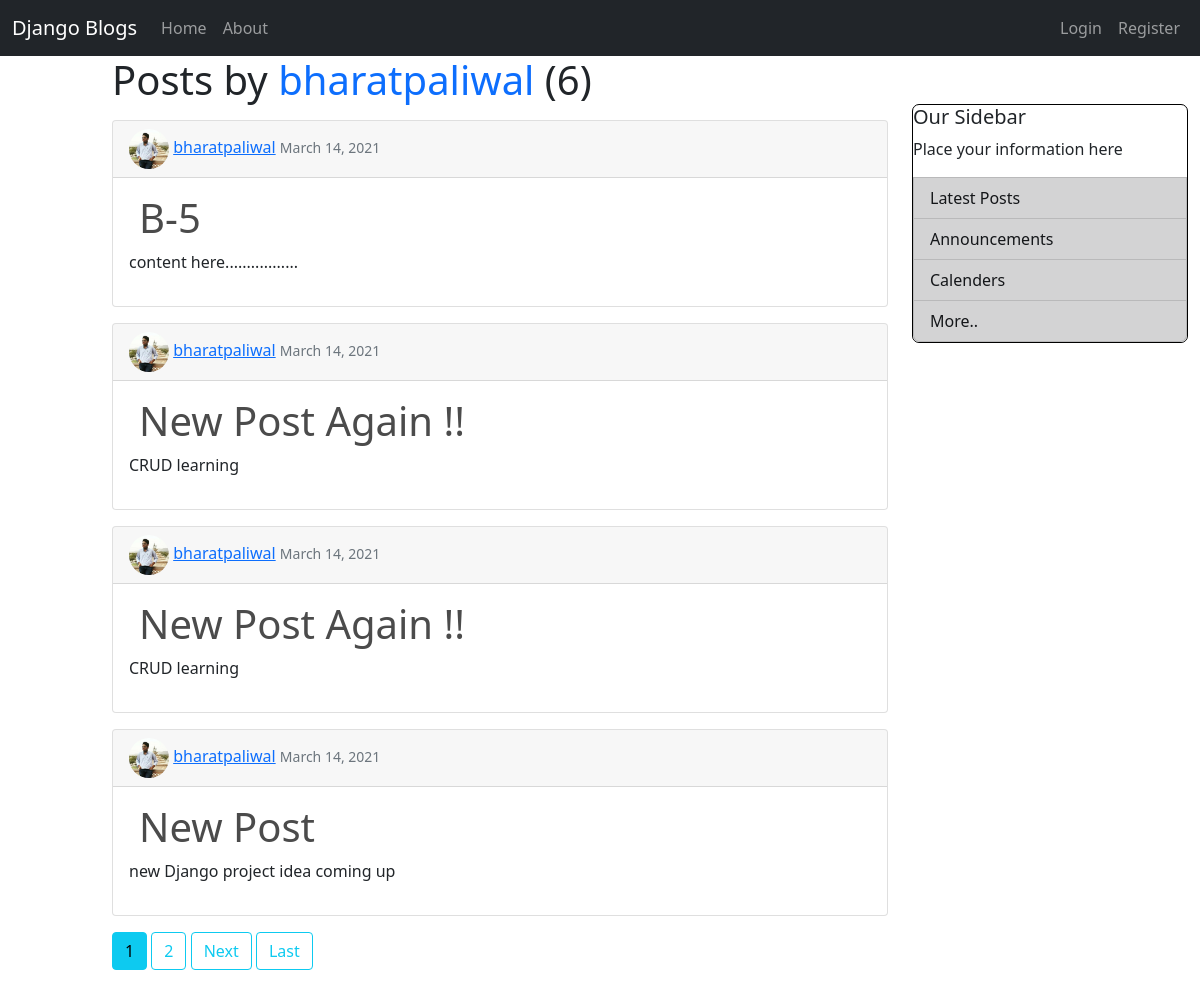
The app's page /user/bharatpaliwal, older data.
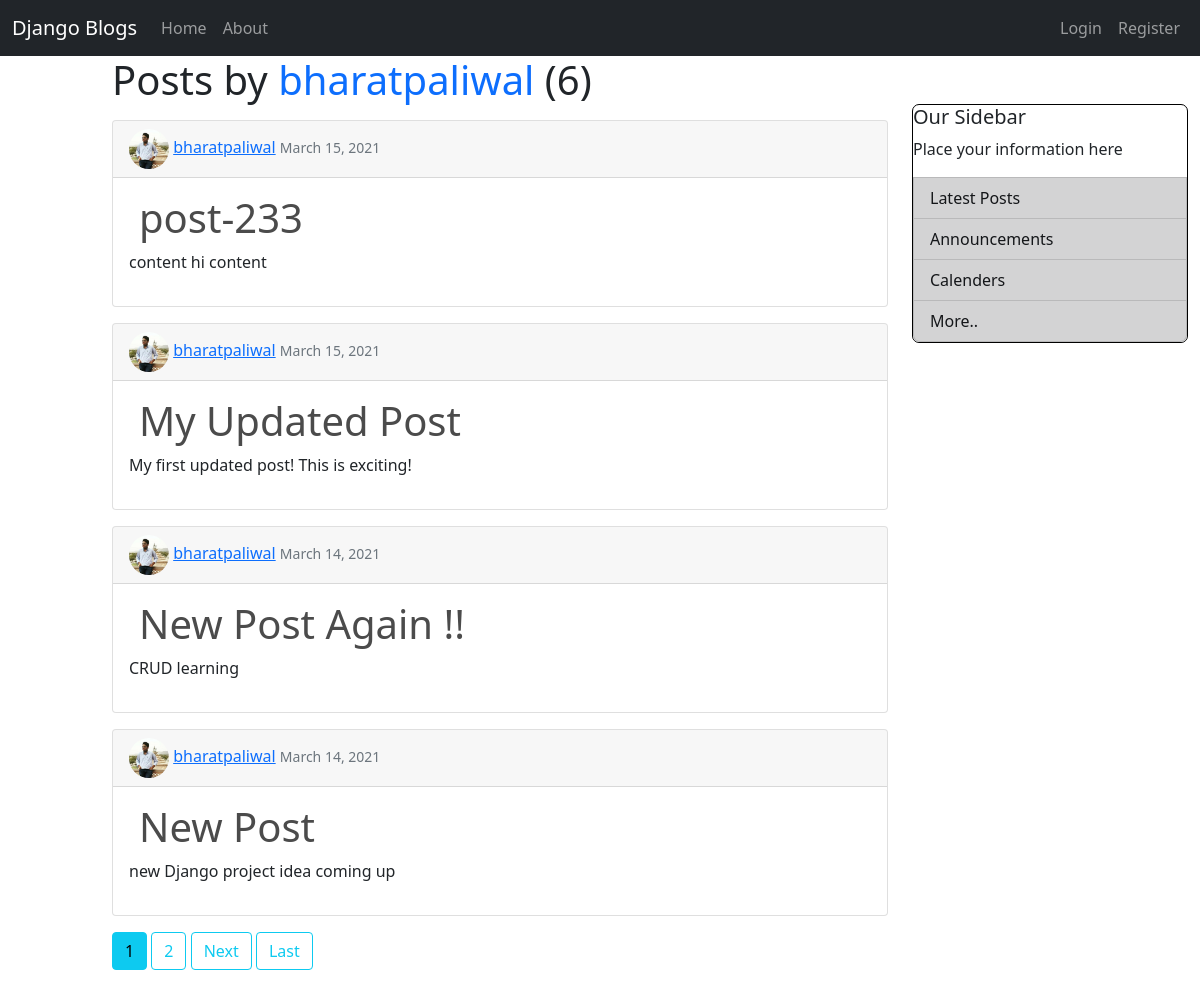
The same page, newer data.
### blog/models.py (models this page shows, shortened)
class Post(models.Model):
  title = models.CharField(max_length=100)
  content = models.TextField()
  date_posted = models.DateTimeField(default=timezone.now)
  author = models.ForeignKey(User,on_delete=models.CASCADE)

### users/models.py (models this page shows, shortened)
class Profile(models.Model):
  user = models.OneToOneField(User,on_delete=models.CASCADE)
  image = models.ImageField(default='default.png',upload_to='profile_pics')

### blog/views.py (the view)
# urls.py: path('user/<str:username>', UserPostListView.as_view(), name='user-posts'),
class UserPostListView(ListView):
  model = Post
  template_name = 'blog/user_posts.html'
  context_object_name = 'posts'
  ordering = ['-date_posted']
  paginate_by = 4
  def get_queryset(self):
        user = get_object_or_404(User, username=self.kwargs.get('username'))
        return Post.objects.filter(author=user).order_by('-date_posted')

### blog/templates/blog/user_posts.html (shortened to what this page needs)
{% extends "blog/base.html" %}
{% block content %}
    <h1 class="mb-3">Posts by
      <span class="text-primary">{{ view.kwargs.username }} </span>
      ({{ page_obj.paginator.count }})</h1>
    {% for post in posts %}
        <article class="card mt-2 mb-3">
          <div class="card-header">
            <img class="prof-image" src="{{ post.author.profile.image.url }}">
            <a class="mr-2" href="{% url 'user-posts' post.author.username %}">{{ post.author }}</a>
              <small class="text-muted">{{ post.date_posted|date:"F d, Y" }}</small>
          </div>
          <div class="card-body">
            <h2><a class="display-6 blog-head" href="{% url 'Post_details' post.id %}">{{ post.title }}</a></h2>
            <p class="article-content">{{ post.content }}</p>
          </div>
        </article>
    {% endfor %}
    {% if is_paginated %}
      {% for num in page_obj.paginator.page_range %}
        {% if page_obj.number == num %}
          <a class="btn btn-info mb-4" href="?page={{ num }}">{{ num }}</a>
        {% elif num > page_obj.number|add:'-3' and num < page_obj.number|add:'3' %}
          <a class="btn btn-outline-info mb-4" href="?page={{ num }}">{{ num }}</a>
        {% endif %}
      {% endfor %}
      {% if page_obj.has_next %}
        <a class="btn btn-outline-info mb-4" href="?page={{ page_obj.next_page_number }}">Next</a>
        <a class="btn btn-outline-info mb-4" href="?page={{ page_obj.paginator.num_pages }}">Last</a>
      {% endif %}
    {% endif %}
{% endblock content %}

### blog/templates/blog/base.html (shortened to what this page needs)
{% load static %}
<!DOCTYPE html>
<html lang="en">
<head>
  <link href="https://cdn.jsdelivr.net/npm/bootstrap@5.0.0-beta2/dist/css/bootstrap.min.css" rel="stylesheet">
  <link rel="stylesheet" href="{% static 'blog/main.css' %}">
</head>
<body>
  <nav class="navbar navbar-expand-lg navbar-dark bg-dark sticky-top">
    <div class="container-fluid">
      <a class="navbar-brand" href="/">Django Blogs</a>
      <div class="collapse navbar-collapse" id="navbarSupportedContent">
        <ul class="navbar-nav me-auto mb-2 mb-lg-0">
          <li class="nav-item">
            <a class="nav-link" aria-current="page" href="{% url 'blog_home' %}">Home</a>
          </li>
          <li class="nav-item">
            <a class="nav-link" href="{% url 'blog_about' %}">About</a>
          </li>
        </ul>
        <div class="navbar-nav">
          {% if user.is_authenticated %}
            <li class="nav-item">
              <a class="nav-link btn btn-primary btn-md" href="{% url 'post-create' %}">Add Post</a>
            </li>
            <li class="nav-item">
              <a class="nav-link" href="{% url 'profile' %}">Profile</a>
            </li>
            <li class="nav-item">
              <a class="nav-link" href="{% url 'logout' %}">Logout</a>
            </li>
          {% else %}
            <li class="nav-item">
              <a class="nav-link" href="{% url 'login' %}">Login</a>
            </li>
            <li class="nav-item">
              <a class="nav-link" href="{% url 'register' %}">Register</a>
            </li>
          {% endif %}
        </div>
      </div>
    </div>
  </nav>
  <div class="container-fluid">
    <div class="row">
      <div class="col-12 col-sm-8 offset-sm-1">
        {% block content %}{% endblock %}
      </div>
      <div class="col-sm-3 d-none d-md-block">
        <ul class="list-group mt-5 display-sidebar">
          <h5>Our Sidebar</h5>
          <p>Place your information here</p>
          <li class="list-group-item list-group-item-action list-group-item-dark">Latest Posts</li>
          <li class="list-group-item list-group-item-action list-group-item-dark">Announcements</li>
          <li class="list-group-item list-group-item-action list-group-item-dark">Calenders</li>
          <li class="list-group-item list-group-item-action list-group-item-dark">More..</li>
        </ul>
      </div>
    </div>
  </div>
</body>
</html>

### blog/static/blog/main.css (style rules this page uses)
.display-sidebar { border: 1px solid #000; font-size: 16px; font-weight: 500; border-radius: 7px; }
.prof-image { height:40px; width:40px; border-radius: 50%; }
.blog-head { text-decoration: none!important; color: rgb(75, 75, 75)!important; padding: 10px; text-underline-position: none !important; }

Row changes from the older to the newer data that the page shows:
removed Post: author.profile.image (picture), author "bharatpaliwal", date_posted "March 14, 2021", title "B-5", content "content here................."
removed Post: author.profile.image (picture), author "bharatpaliwal", date_posted "March 14, 2021", title "New Post Again !!", content "CRUD learning"
added Post: author.profile.image (picture), author "bharatpaliwal", date_posted "March 15, 2021", title "post-233", content "content hi content"
added Post: author.profile.image (picture), author "bharatpaliwal", date_posted "March 15, 2021", title "My Updated Post", content "My first updated post! This is exciting!"
